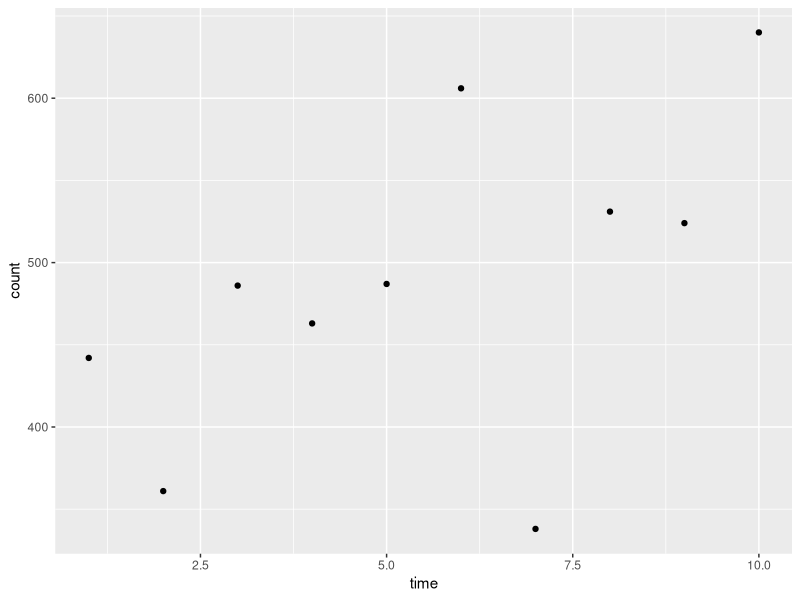

Here is the R script that generated this plot:
rm(list=ls())
library(readxl)
library(dplyr)
GPSC_bac <- read_excel("data/GPSC_bact/GPSC_bacteria_count_OR1-1190.xlsx")
GPSC_bac %>% select(`Bacterial Cell Count`) 
GC1_bac_count<-data.frame(time=seq(1:10),
                             count=as.numeric(unlist(GPSC_bac[2:11,2])))
library(ggplot2)
ggplot(data=GC1_bac_count,aes(x=time, y=count))+
  geom_point()


A<-9^2*pi   #well area (mm^2)
a<-0.11^2*pi #view area (mm^2)
V<-0.1/2    #sample volume	(ml)
GC1_bac_num<-mean(GC1_bac_count*A/a/V)#count* A/a/V = # bac/ ml

area<-pi*(3/2)^2/10000#m2
# Convert to biomass (assuming 10 fgC cell-1, Deming & Capenter 2008)

GC1_bac_biomass<-GC1_bac_num*10*V/1E-12/area #fgC/ml*V(ml)/syringe area(m2)/1E-12=mgC/m2


